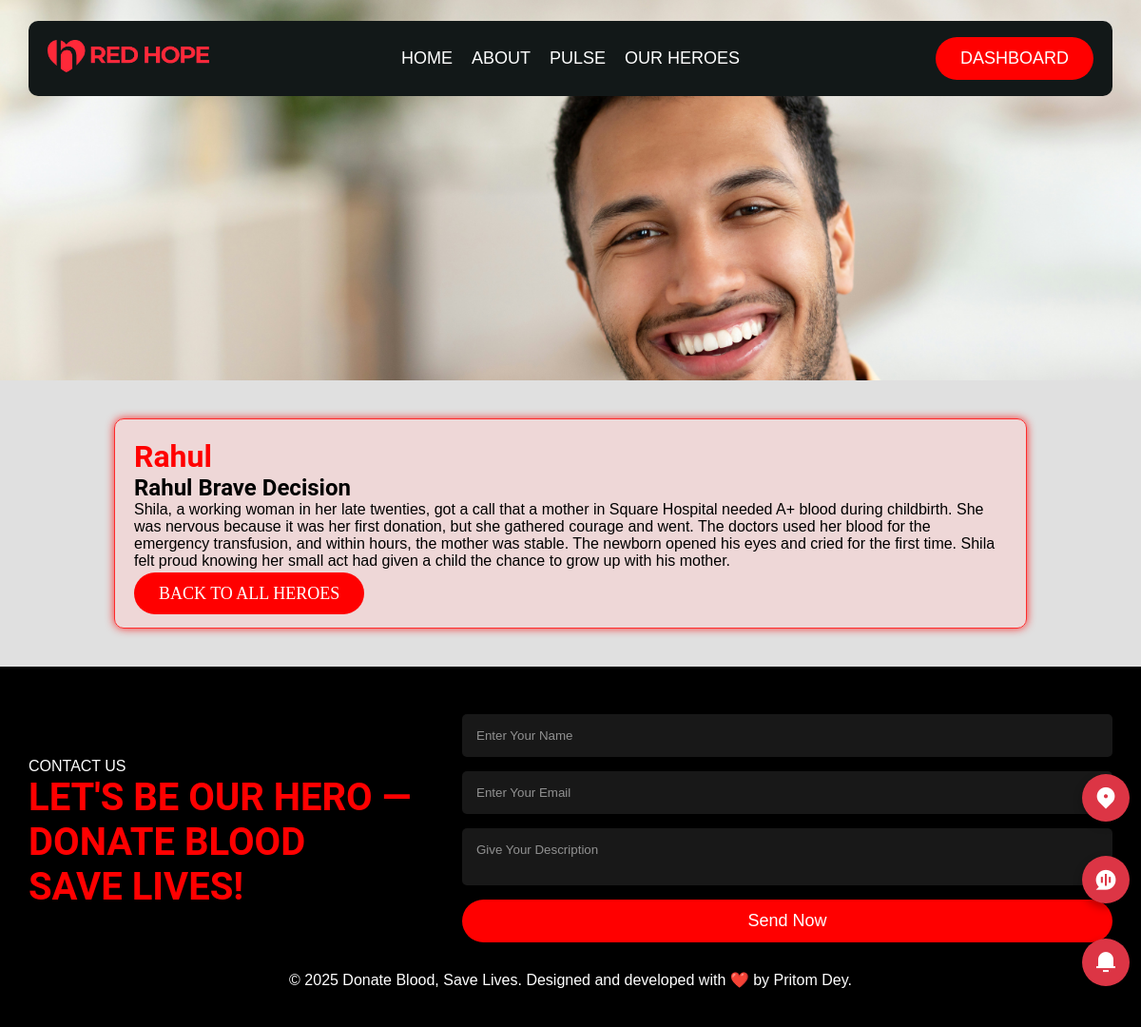
Screenshot of /heroes/4/ (signed in) with the database file from the repository.
### donor/models.py (models this page shows, shortened)
class Hero(models.Model):
    name = models.CharField(max_length=200)
    title = models.CharField(max_length=200)
    description = models.TextField()
    image = models.ImageField(upload_to="heroes/")

### donor/views.py (the view)
# urls.py: path("heroes/<int:pk>/", views.hero_detail, name="hero_detail"),
@login_required(login_url="login")
def hero_detail(request, pk):
    hero = get_object_or_404(Hero, pk=pk)
    return render(request, "donor/hero_detail.html", {"hero": hero})

### donor/templates/donor/hero_detail.html (shortened to what this page needs)
{% extends 'donor/base.html' %}
{% load static %}
{% block main %}
<div class="hero_details_banner"
style="background: url('{{ hero.image.url }}');
width: 100%;
background-size: cover;
background-repeat: no-repeat;
padding: 200px 0;">
</div>
<div class="hero_detail">
    <h1 style="color: red;">{{ hero.name }}</h1>
    <h2>{{ hero.title }}</h2>
    <p style="margin-bottom: 15px;">{{ hero.description }}</p>
    <a  class="btn " style="font-family: poppins; text-transform: uppercase;
           " href="{% url 'heroes' %}" href="{% url 'heroes' %}">Back to all heroes</a>
</div>
{% endblock main %}

### donor/static/css/style.css (style rules this page uses)
* { margin: 0; padding: 0; box-sizing: border-box; }
html, body { width: 100%; height: 100%; background-color: #e0e0e0; }
h1, h2, h3 { font-family: 'Roboto', sans-serif; }
p { font-family: 'Poppins', sans-serif; }
a { text-decoration: none; }
.btn { background-color: red; color: #fff; padding: 12px 26px; border: none; border-radius: 30px; font-size: 18px; cursor: pointer; transition: all 0.3s ease; }
.hero_detail { width: 80%; border-radius: 10px; padding: 20px; background-color: #ffcccc71; border: 1px solid #ff2b2b; box-shadow: 0 0px 10px rgba(255, 0, 0, 0.801); transition: all 0.3s ease; margin: 40px auto; padding-bottom: 25px; max-width: 1100px; }

### rows the page displays
Hero: image (picture), name "Rahul", title "Rahul Brave Decision", description "Shila, a working woman in her late twenties, got a call that a mother in Square Hospital needed A+ blood during childbirth. She was nervous because it was her first donation, but she gathered courage and went. The doctors used her blood for the emergency transfusion, and within hours, the mother was stable. The newborn opened his eyes and cried for the first time. Shila felt proud knowing her small act had given a child the chance to grow up with his mother."
